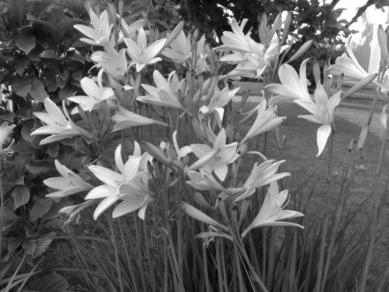
%> input picture Image Analysis/ex4_linfilt/flowers.jpg, 389 x 292 px
$ octave question1c.m   (GNU Octave 9; MATLAB toolbox functions it lacks are replaced by stand-ins)
%> lines starting %> are read from the running program, lines starting %| are printed output that depends on the picture
clear;
s=1.4; %standard deviation
[x,y]=meshgrid(-round(3*s):round(3*s),-round(3*s):round(3*s)); %sample grid
g=exp(-(x.*x + y.*y)/(2*s*s)); %2D smoothing filter
g=g/sum(sum(g)); % sum of weights equals one

f=double(imread('flowers.jpg')); %load the image
%> f: size 292x389 double; min 0, max 255, mean 102.1; mean of the top-left, top-right, bottom-left and bottom-right quarters 105.3, 133.6, 81.9, 87.6
f=f(1:256,1:256); %crop it to 256 x 256 pixels
%> f: size 256x256 double
y=conv2(f,g,'valid'); %filter the image
figure(1),subplot(2,2,1); imshow(f/255); % original image
figure(1),subplot(2,2,2); imshow(y/255); % smoothed image

x1=-round(3*s):round(3*s); %sample grid
gx= exp(-(x1.*x1 )/(2*s*s)); %smoothing filter in the x?direction
gx=gx/sum(gx); % sum of weights equals one
gy=gx'; %smoothing filter in the y?direction (transpose of gx)
sizegx = size(gx);
sizegy = size(gy);

yy=conv2(conv2(f,gx,'valid'),gy,'valid'); %filter the image
figure(1),subplot(2,2,4);imshow(yy/255); %and display it
e=y-yy; %compute error
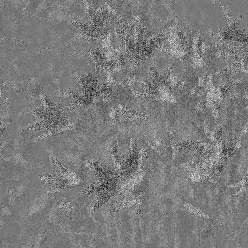
%> e: size 248x248 double; min -2.27e-13, max 2.56e-13, mean 6.48e-15; drawn with min black and max white
sum(sum(e.*e)) %print it on screen
%> ans = 9.33e-23

Gx=fft(gx,32); %DFT of the filter
figure(1),subplot(2,2,3),stem(-16:15,fftshift(abs(Gx))); %display the magnitude spectrum
clear;

s=2.4; %standard deviation
[x,y]=meshgrid(-round(3*s):round(3*s),-round(3*s):round(3*s)); %sample grid
g=exp(-(x.*x + y.*y)/(2*s*s)); %2D smoothing filter
g=g/sum(sum(g)); % sum of weights equals one

f=double(imread('flowers.jpg')); %load the image
f=f(1:256,1:256); %crop it to 256 x 256 pixels
y=conv2(f,g,'valid'); %filter the image
%> y: size 242x242 double
figure(2),subplot(2,2,1); imshow(f/255); % original image
figure(2),subplot(2,2,2); imshow(y/255); % smoothed image

x1=-round(3*s):round(3*s); %sample grid
gx= exp(-(x1.*x1 )/(2*s*s)); %smoothing filter in the x?direction
gx=gx/sum(gx); % sum of weights equals one
gy=gx'; %smoothing filter in the y?direction (transpose of gx)
sizegx = size(gx);
sizegy = size(gy);

yy=conv2(conv2(f,gx,'valid'),gy,'valid'); %filter the image
%> yy: size 242x242 double
figure(2),subplot(2,2,4);imshow(yy/255); %and display it
e=y-yy; %compute error
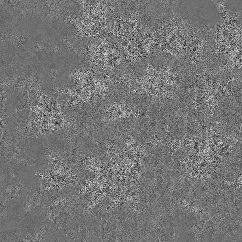
%> e: size 242x242 double; min -2.84e-13, max 3.69e-13, mean 1.87e-14; drawn with min black and max white
sum(sum(e.*e)) %print it on screen
%> ans = 2.07e-22

Gx=fft(gx,32); %DFT of the filter
figure(2),subplot(2,2,3),stem(-16:15,fftshift(abs(Gx))); %display the magnitude spectrum
%add the noise
clear;
s=2.4; %standard deviation
[x,y]=meshgrid(-round(3*s):round(3*s),-round(3*s):round(3*s)); %sample grid
g=exp(-(x.*x + y.*y)/(2*s*s)); %2D smoothing filter
g=g/sum(sum(g)); % sum of weights equals one

f=double(imread('flowers.jpg')); %load the image
f=f(1:256,1:256); %crop it to 256 x 256 pixels
y=conv2(f,g,'valid'); %filter the image
figure(3),subplot(2,2,1); imshow(f/255); % original image
figure(3),subplot(2,2,2); imshow(y/255); % smoothed image
ff=imnoise(f/255,'gaussian',0,0.01).*255; %add noise
figure(3),subplot(2,2,3); imshow(ff/255); % original image
x1=-round(3*s):round(3*s); %sample grid
gx= exp(-(x1.*x1 )/(2*s*s)); %smoothing filter in the x?direction
gx=gx/sum(gx); % sum of weights equals one
gy=gx'; %smoothing filter in the y?direction (transpose of gx)
sizegx = size(gx);
sizegy = size(gy);

yy=conv2(conv2(ff,gx,'valid'),gy,'valid'); %filter the image
figure(3),subplot(2,2,4);imshow(yy/255); %and display it
e=y-yy; %compute error
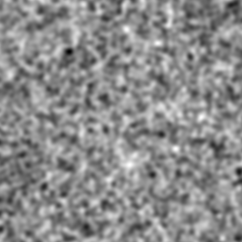
%> e: size 242x242 double; min -13.86, max 11.57, mean 0.0829; drawn with min black and max white
er=sum(sum(e.*e)) %print it on screen
%> er = 539941.2
e1=f-ff;
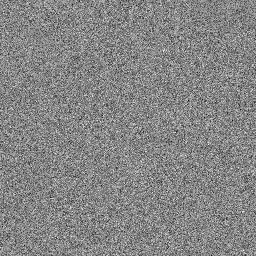
%> e1: size 256x256 double; min -105.9, max 95.95, mean 0; drawn with min black and max white
e1r=sum(sum(e1.*e1)) %print it on screen
%> e1r = 40882658

fs=f(8:249,8:249); %extract subpart in the original image f (why 8:249?)
ffs=ff(8:249,8:249); %and in the noisy image ff
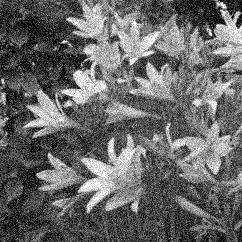
%> ffs: size 242x242 double; min 0, max 255, mean 104.2; mean of the top-left, top-right, bottom-left and bottom-right quarters 99.8, 122.5, 91.1, 103.3
e2=ffs-fs;
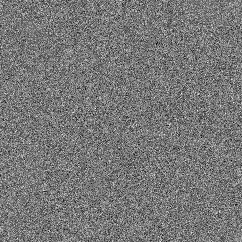
%> e2: size 242x242 double; min -94.4, max 105.9, mean -0.1; drawn with min black and max white
e2r=sum(sum(e2.*e2)) %error between noisy and original image
%> e2r = 36570604.1
e3=yy-fs;
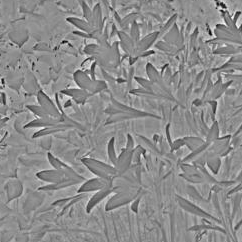
%> e3: size 242x242 double; min -135.9, max 109.5, mean -0.1; drawn with min black and max white
e3r=sum(sum(e3.*e3)) %error between filtered and original image
%> e3r = 24588398.6

$ run again, with Image Analysis/ex4_linfilt/blood1.tif saved as Image Analysis/ex4_linfilt/flowers.jpg
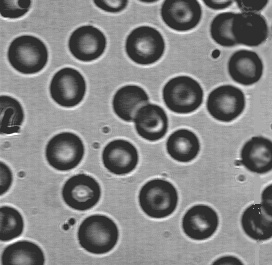
%> input picture Image Analysis/ex4_linfilt/blood1.tif, 272 x 265 px
%> `sum(sum(e.*e))`: ans = 2.35e-22
%> `sum(sum(e.*e))`: ans = 3.56e-22
%> er = 536186.5
%> e1r = 42021877.3
%> `e2=ffs-fs;`:
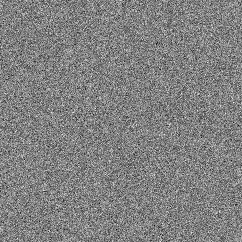
%> e2: size 242x242 double; min -108.4, max 104.8, mean -0.2; drawn with min black and max white
%> e2r = 37523650.5
%> `e3=yy-fs;`:
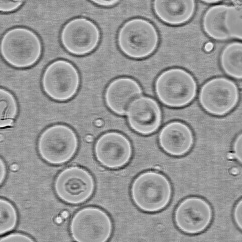
%> e3: size 242x242 double; min -111.2, max 75.77, mean -0.2; drawn with min black and max white
%> e3r = 19546998.7
